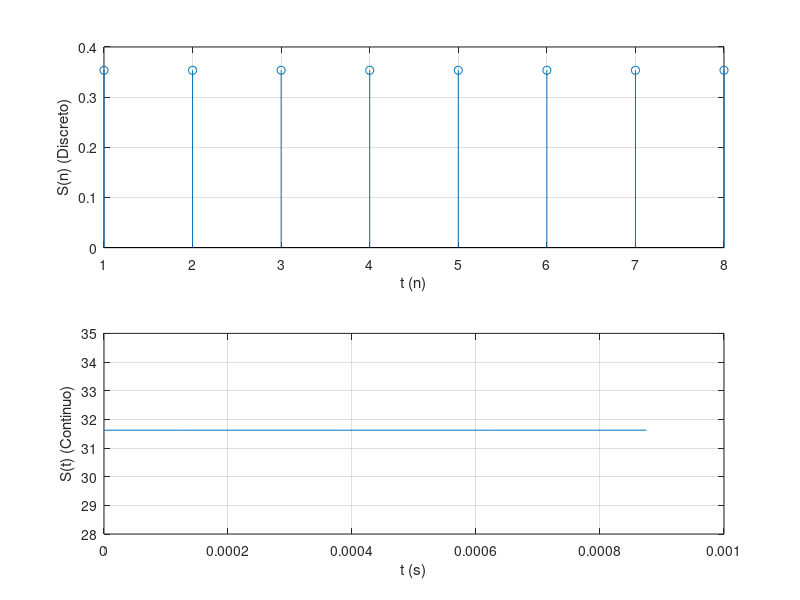

Recreate this plot in MATLAB.
clear all
close all

% Duración
Tb = 10 ^ (-3);

% Número de muestras
L = 8;

% Tiempo de muestreo
Tm = Tb / L;

% Eje de tiempos
t = 0: Tm: Tb - Tm;
n = 1: L;

% Energía
E = 1;

% Señal discreta
sn=ones(1, L);
sn=sqrt(E/L).*sn;

% Definición de la señal
st = (1 / sqrt(Tm)).*sn;

% Plot digital
subplot(2,1,1);stem(n,sn); grid; ylabel('S(n) (Discreto)'); xlabel('t (n)');

% Plot analógica
subplot(2,1,2); plot(t, st); grid; ylabel('S(t) (Continuo)'); xlabel('t (s)');
